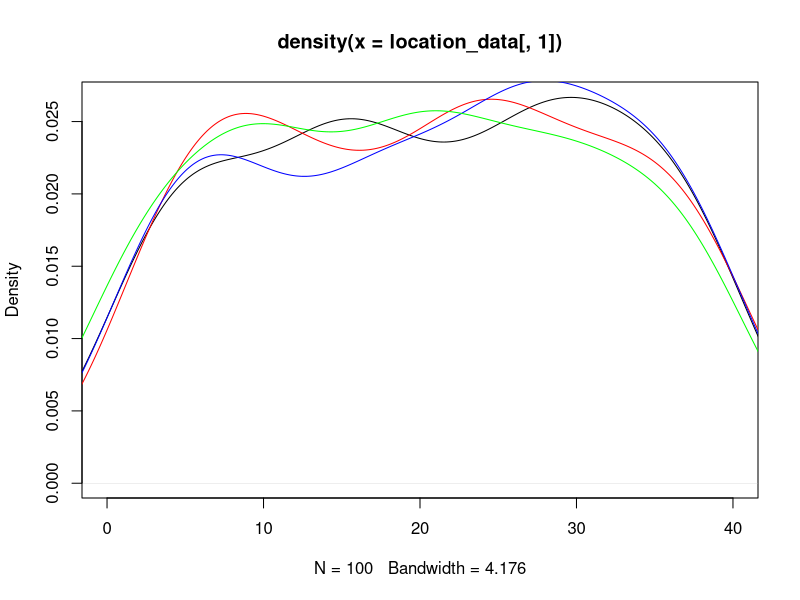
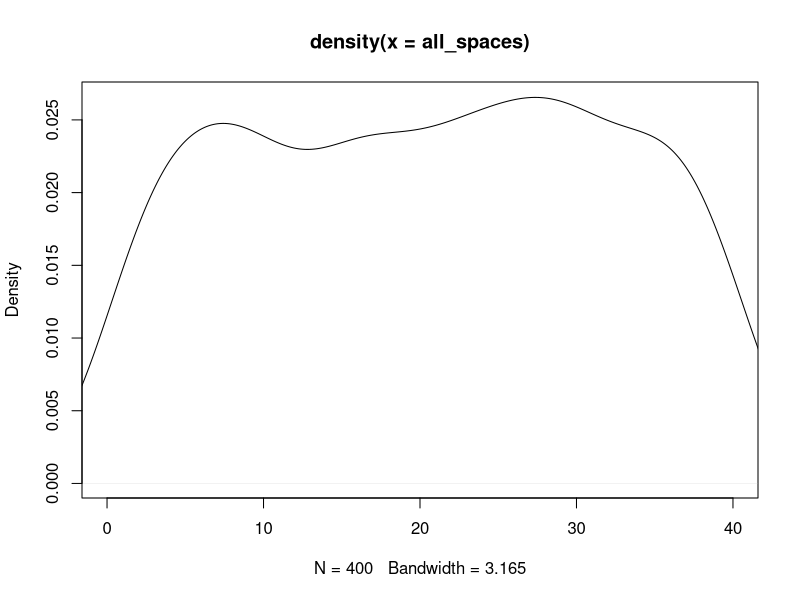
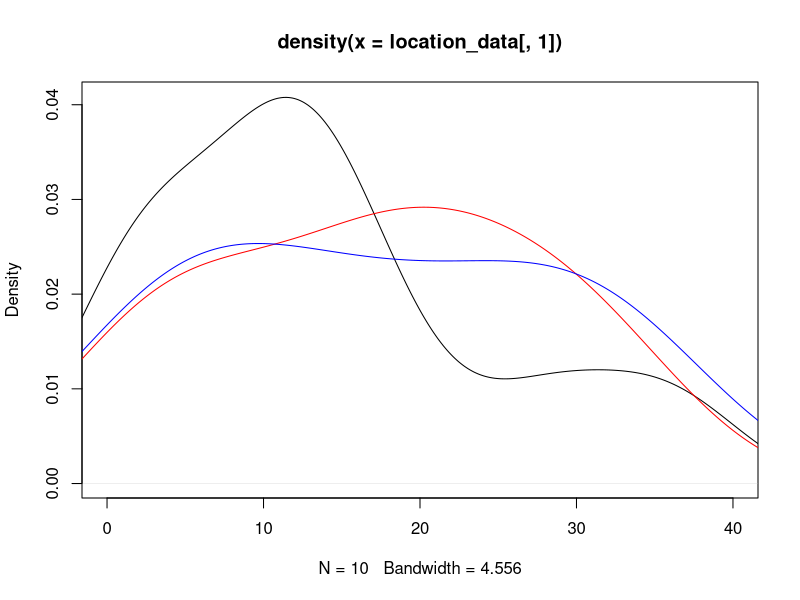
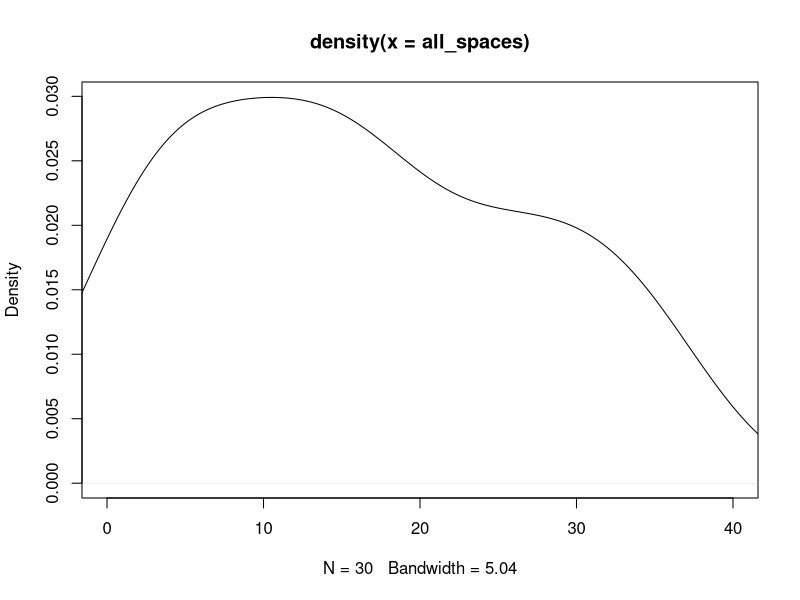

R code for these plots, in order: (Note: this script raises an error after producing the figures.)
## ---- chunk 1
knitr::opts_chunk$set(echo = TRUE)
## ---- chunk 2
#libraries
library(dplyr)
library(ggplot2)
## ---- chunk 3
#Kayleigh
##LET'S GET MOVING

monopolyBoard <- read.csv("MonopolyBoard.csv", header = T)
monopolyBoard

# Using dice rolls to determine where a player will land on the board
#input: "location"; a number 1-40; where the player is on the board
#output: the amount of spaces the player will move until they are on their new location

#note that this is only accounting for standard dice rolls, no special rules yet...

lets_move = function(location) {
  dice_roll_1 <- sample(1:6, 1, replace = TRUE)
  dice_roll_2 <- sample(1:6, 1, replace = TRUE)
  
  roll_total <- sum(dice_roll_1, dice_roll_2)
  roll_double <- dice_roll_1 == dice_roll_2
  
    location = location + roll_total
    
  if (location <= 40) {
    location = location
  } else {
    location = location - 40
  }
  
  space = monopolyBoard$name[monopolyBoard$spaces == location]
  
  print("You're moving forward...")
  print(roll_total)
  
  print("You're on space...")
  print(location)
  
  #print(space) #This prints out the name of the space that they land on. 
}

#testers
lets_move(1)
lets_move(25)
lets_move(38)
lets_move(40)



#A function to move players around the board and to play Monopoly!
#input: "turns"; the amount of turns we should take
#output: a player's new location on the board

lets_play = function(turns) {
  location = 1
  print("Starting Location: GO!")
  for (i in 1:turns) {
    location = lets_move(location)
  }
  print("You've landed on...")
  return(location)
}



lets_play(10) #tester #in this example if you look at a reference monopoly board and "walk" your way around the board with each move being the number in each output, you'll land on the space on the board corresponding to the final output (when counting "GO" as 1 and/or 40) 

#testers 
#"lets_move" and "lets_play" have both been edited to print out phrases for each roll and move to make it easier to determine how the player is moving. 
#"You're moving forward..." gives the player's roll
#"You're on space..." is the players position after 1 turn/"lets_move"
  # Later try to switch this print statement to the name of the spot that the player is on 
#"You've landed on..." gives the final location after running "lets_play" for "x" turns.
  # Later try to switch this print statement to the name of the spot that the player is on 

lets_play(3)
lets_play(10)

## ---- chunk 4
##DOUBLE DOWN

##WORK IN PROGRESS

#A function using dice rolls to determine how many spaces a player will move with the additional rules for "doubles" in Monopoly
#input: "location"; a number 1-40 where the player is on the board
#outut: the number of spaces the player will move on the board, with the special case of rolling three "doubles" and landing in jail
double_down = function(location) {
  dice_roll_1 <- sample(1:6, 1, replace = TRUE)
  dice_roll_2 <- sample(1:6, 1, replace = TRUE)
  
  roll_total <- sum(dice_roll_1, dice_roll_2)
  roll_double <- dice_roll_1 == dice_roll_2
  
  print("roll was")
  print(roll_total)
    
  if (roll_double) {
    
    dice_roll_3 <- sample(1:6, 1, replace = TRUE)
    dice_roll_4 <- sample(1:6, 1, replace = TRUE)
    
    roll_total_2 <- sum(dice_roll_3, dice_roll_4)
    roll_double_2 <- dice_roll_3 == dice_roll_4
    
    print("roll double was")
    print(roll_total_2)

    
    if (roll_double_2) {
      dice_roll_5 <- sample(1:6, 1, replace = TRUE)
      dice_roll_6 <- sample(1:6, 1, replace = TRUE)
      
      roll_total_3 <- sum(dice_roll_5, dice_roll_6)
      roll_double_3 <- dice_roll_5 == dice_roll_6
      
      print("roll double was")
      print(roll_total_3)
      
      if (roll_double_3) {
        location = 11 #Jail
        print("doubles, doubles, doubles")
        print("You're going to JAIL!")
        
      } else {
        location = location + roll_total + roll_total_2 + roll_total_3
        print("doubles, doubles, not doubles")
        print("You're moving forward...")
        print(roll_total + roll_total_2 + roll_total_3)
      }
    } else {
      location = location + roll_total + roll_total_2
      print("doubles, not doubles")
      print("You're moving forward...")
      print(roll_total+roll_total_2)
    }
  } else {
    location = location + roll_total
    print("no doubles")
    print("You're moving forward...")
    print(roll_total)
  }

    
  if (location <= 40) {
    location = location
  } else {
    location = location - 40
  }

  
  print("You're on space...")
  print(location)
}

double_down(1)
#text out in the function is kinda funky right but it's just to make sure its working right
#In final version switch all dice rolls to sample(1:6,...)

## ---- chunk 5
##CHANCE AND COMMUNITY CHEST CARDS
Card_Numbers <- c(1, 2, 3, 4, 5, 6, 7, 8, 9, 10, 11, 12, 13, 14, 15, 16)

Chance_Cards <- c("Advance to Boardwalk", "Advance to Go (Collect $200)", "Advance to Illinois Avenue. If you pass Go, collect $200", "Advance to St. Charles Place. If you pass Go, collect $200", "Advance to the nearest Railroad. If unowned, you may buy it from the Bank. If owned, pay owner twice the rental to which they are otherwise entitled", "Advance to the nearest Railroad. If unowned, you may buy it from the Bank. If owned, pay owner twice the rental to which they are otherwise entitled", "Advance token to nearest Utility. If unowned, you may buy it from the Bank. If owned, throw dice and pay owner a total ten times amount thrown", "Bank pays you dividend of $50", "Get Out of Jail Free", "Go Back 3 Spaces", "Go to Jail. Go directly to Jail, do not pass Go, do not collect $200", "Make general repairs on all your property. For each house pay $25. For each hotel pay $100", "Speeding fine $15", "Take a trip to Reading Railroad. If you pass Go, collect $200", "You have been elected Chairman of the Board. Pay each player $50", "Your building loan matures. Collect $150")

Chance <- data.frame(Chance_Cards, Card_Numbers)
Chance
##Chance cards to move a player to a new space:
  #1 -> Advance to Boardwalk (space 40)
  #2 -> Advance to Go (space 1)
  #3 -> Advance to Illinois Avenue (space 25)
  #4 -> Advance to St. Charles Place (space 12)
  #5 -> Advance to nearest Railroad (space(s) 6, 16, 26, 36)
  #6 -> Advance to nearest Railraod (space(s) 6, 16, 26, 36)
  #7 -> Advance to nearest Utility (space(s) 13, 29)
  #11 -> Go to Jail (space 11)
  #14 -> Take a trip to Reading Railroad (space 6)

Community_Chest_Cards <- c("Advance to Go (Collect $200)", "Bank error in your favor. Collect $200", "Doctor’s fee. Pay $50", "From sale of stock you get $50", "Get Out of Jail Free", "Go to Jail. Go directly to jail, do not pass Go, do not collect $200", "Holiday fund matures. Receive $100", "Income tax refund. Collect $20", "It is your birthday. Collect $10 from every player", "Life insurance matures. Collect $100", "Pay hospital fees of $100", "Pay school fees of $50", "Receive $25 consultancy fee", "You are assessed for street repair. $40 per house. $115 per hotel", "You have won second prize in a beauty contest. Collect $10", "You inherit $100")

Community_Chest <- data.frame(Community_Chest_Cards, Card_Numbers)
Community_Chest

##Community Chest Cards that move a player to a new space:
  #1 -> Advance to GO (space 1)
  #5 -> Go to Jail (space 11)

## ---- chunk 6
# heidi

#the function "who_goes_first" simulates the initial roll before the game begins in order to determine which player goes first
# input is a number of how many players are going to be playing
# output is the value of each players roll and the player that will start the game based on who had the highest roll
who_goes_first <- function(num_players){
  initial_rolls <- c()
  for (i in 1:num_players) {
    player_i_roll <- sum(sample(1:6, 2, replace=TRUE))
    initial_rolls <- c(initial_rolls, player_i_roll) # vector of every player's roll
    print(paste("Player", i, "rolled", player_i_roll))
  }
  cat("\n")
  if(sum(initial_rolls == max(initial_rolls)) >= 2){
    while (sum(initial_rolls == max(initial_rolls)) >= 2) { # if players tied for highest number
      tied_players <- which(initial_rolls==max(initial_rolls)) # identify which players tied
      print("It's a tie! Roll again")
      cat("\n")
      tie_breaker_rolls <- c()
      for (i in tied_players) { # tied players roll again
       player_i_roll2 <- sum(sample(1:6, 2, replace=TRUE))
       tie_breaker_rolls <- c(tie_breaker_rolls, player_i_roll2)
       print(paste("Player", i, "rolled", player_i_roll2))
      }
      initial_rolls <- tie_breaker_rolls
      highest_roll <- max(tie_breaker_rolls)
      highest_player2 <- tied_players[which(tie_breaker_rolls == highest_roll)]
    }
    cat("\n")
    print(paste("Player", highest_player2, "goes first!"))
  }
  else {
    highest_player <- which.max(initial_rolls) # who rolled the highest number
    print(paste("Player", highest_player, "goes first!"))
  }
}

who_goes_first(4) # test function

## ---- chunk 7
# Olivia
# Website for data: https://stat-jet-asu.github.io/Datasets/InstructorDescriptions/monopoly.html

monopolyBoard <- read.csv("MonopolyBoard.csv", header = T)
head(monopolyBoard)

# This section is for question number 2

# Kayleigh's lets_play function from above incorporating players and density plots
# uses lets_move function from above
# input: turns, # of turns to iterate through; players, number of players (2-4)
# output: density plot with a line for each player's frequency of spaces landed on 
# & density plot for the combined frequency of spaces landed on for all players

lets_play = function(turns, players) {
  location_data <- as.data.frame(matrix(nrow = turns, ncol = players))
  
for (j in 1:players) {
  location = 1
  
  for (i in 1:turns) {
    
    location = lets_move(location)
    location_data[i,j] <- location
    }
  }
  
  # creates density plot of frequency of landing on each space for each player
  plot(density(location_data[,1]), xlim = c(0,40), col = "black")
  
  colors <- c("red", "blue", "green")
  
  for (k in 2:players) {
  lines(density(location_data[,k]), col = colors[k-1]) # adds a density line for each player after the first
  }
  
  # creates density plot for total frequency landing on each space (all players spaces included)
  all_spaces <- as.vector(as.matrix(location_data))
  plot(density(all_spaces), xlim = c(0,40), col = "black")
}
lets_play(100, 4)

## ---- chunk 8
who_goes_first2 <- function(num_players){
  initial_rolls <- c()
  for (i in 1:num_players) {
    player_i_roll <- sum(sample(1:6, 2, replace=TRUE))
    initial_rolls <- c(initial_rolls, player_i_roll) # vector of every player's roll
#    print(paste("Player", i, "rolled", player_i_roll))
  }
  cat("\n")
  if(sum(initial_rolls == max(initial_rolls)) >= 2){
    while (sum(initial_rolls == max(initial_rolls)) >= 2) { # if players tied for highest number
      tied_players <- which(initial_rolls==max(initial_rolls)) # identify which players tied
#      print("It's a tie! Roll again")
#      cat("\n")
      tie_breaker_rolls <- c()
      for (i in tied_players) { # tied players roll again
       player_i_roll2 <- sum(sample(1:6, 2, replace=TRUE))
       tie_breaker_rolls <- c(tie_breaker_rolls, player_i_roll2)
#       print(paste("Player", i, "rolled", player_i_roll2))
      }
      initial_rolls <- tie_breaker_rolls
      highest_roll <- max(tie_breaker_rolls)
      highest_player2 <- tied_players[which(tie_breaker_rolls == highest_roll)]
    }
#    cat("\n")
#    print(paste("Player", highest_player2, "goes first!"))
  }
  else {
    highest_player <- which.max(initial_rolls) # who rolled the highest number
#    print(paste("Player", highest_player, "goes first!"))
#    return(highest_player)
  
    
  # creating player order
  player_order <- length(num_players)
  player_order[1] <- as.integer(highest_player)

 for (j in 2:num_players) {
    
  player_order[j] <- as.integer(player_order[j-1] + 1)
  if (player_order[j] > num_players) {
    player_order[j] <- 1
  }
 }
  print(player_order)
  }
  
  playerlist <- (list(highest_player, player_order))
  return(playerlist)
}

#who_goes_first2(4)

## ---- chunk 9
# Question number 3 -- including jail and double rolls

lets_move2 = function(location) {
  dice_roll_1 <- sample(1:6, 1, replace = TRUE)
  dice_roll_2 <- sample(1:6, 1, replace = TRUE)
  
  roll_total <- sum(dice_roll_1, dice_roll_2)
  roll_double <- dice_roll_1 == dice_roll_2
  
    location = location + roll_total # updates location to be previous location + roll total
    double3 = "false" # double3 is assigned "true" if the player double rolls 3x (as seen in if statement below), otherwise it is assigned "false" 
    
  # first double roll -> roll again
  if (roll_double == TRUE) {
    dice_roll_3 <- sample(1:6, 1, replace = TRUE)
    dice_roll_4 <- sample(1:6, 1, replace = TRUE)
    
    roll_total2 <- sum(dice_roll_3, dice_roll_4)
    roll_double2 <- dice_roll_3 == dice_roll_4
    
    location = location + roll_total2
    double3 = "false"
    
    # if player is at a location past 40, subtract 40 so they go back to the GO space at location "41"
    # this is included in each if statement below so that it applies if player has to roll again
    if (location <= 40) {
      location = location
    } else {
      location = location - 40
    }
     
      # second double roll -> roll again
      if (roll_double2 == TRUE) {
        dice_roll_5 <- sample(1:6, 1, replace = TRUE)
        dice_roll_6 <- sample(1:6, 1, replace = TRUE)
    
        roll_total3 <- sum(dice_roll_5, dice_roll_6)
        roll_double3 <- dice_roll_5 == dice_roll_6
    
        location = location + roll_total3
        double3 = "false"
        
        if (location <= 40) {
          location = location
        } else {
          location = location - 40
        }
        
        # third double roll -> go to jail
          if (roll_double3 == TRUE) {
            location = monopolyBoard$spaces[monopolyBoard$name == "Jail"]
            double3 = "true"
          }
      }
  }  
    
  if (location <= 40) {
    location = location
  } else {
    location = location - 40
  }
  
  listdata <- (list(location, double3)) # creates list for outputs "location" and "double3"
  # if you need to access location from this function, use lets_move2(location)[[1]]
  # if you need to access double3, use lets_move2(double3)[[2]]
  return(listdata)
  
}


# lets_play2 is currently set up to have each player go thru all their turns and then move onto the next player
# probably need to fix this for question 5

## ---- chunk 10

lets_play2 = function(turns, players) {
  
  
  location_data <- as.data.frame(matrix(nrow = turns, ncol = players)) # dataframe will keep data for locations of players for each turn
  double3data <- as.data.frame(matrix(nrow = turns, ncol = players)) # dataframe will say "true" if player double rolled 3x (which lands them in jail) and "false" if they didn't double roll 3x
  
    # puts players in order
    colnames(location_data) <- who_goes_first2(players)[[2]]
  
    location = 1 # each player starts at location 1
    location_data[1,] <- location
    double3 = 0 # initializing "double3" which will be later assigned a "true" or "false" based on if player double rolled 3x
  
    for (i in 2:turns) { # iterates through number of turns
      
        for (j in 1:players) { # rotates through each player
          
        location = lets_move2(location_data[i-1,j])[[1]] # takes location from lets_move2 function and assigns it to location
        location_data[i,j] <- as.integer(location) # puts location value into the dataframe of locations for each player
        double3data[i,j] <- lets_move2(double3)[[2]] # takes "true" or "false" value from double3 and adds it to double3data dataframe
        
      # deals with landing in jail from "go to jail" space and staying there for next 3 turns
      if (31 %in% location_data[i-1,j]) { # if you landed on 31 in the last turn (i-1 turn), you go to jail (space 11) for the ith turn
        location <- 11
        location_data[i,j] <- as.integer(location) # new location is 11
      } else if (11 %in% location_data[i-1,j] & 31 %in% location_data[i-2,j]) { # if you were on space 11 last turn AND you were on space 31 2 turns ago, you stay in jail (space 11) for turn i
        location <- 11
        location_data[i,j] <- as.integer(location)  
      } else if (11 %in% location_data[i-2,j] & 31 %in% location_data[i-3,j]) {
        location <- 11
        location_data[i,j] <- as.integer(location)
      }
        
      # landing in jail from 3x double roll and staying there for next 3 turns
      if (11 %in% location_data[i,j] & "true" %in% double3data[i-1,j]) { # if player's location is 11 (jail) and double3data is"true" (player double rolled 3x), player stays in jail. all 3 if/else if statements keep player in jail for the next 3 turns
        location <- 11
        location_data[i,j] <- as.integer(location)
      } else if (11 %in% location_data[i-1,j] & "true" %in% double3data[i-2,j]) { # 
        location <- 11
        location_data[i,j] <- as.integer(location)
      } else if (11 %in% location_data[i-2,j] & "true" %in% double3data[i-3,j]) {
        location <- 11
        location_data[i,j] <- as.integer(location)
      }
        
    }
  }
  print(location_data)
  
  # creates density plot of frequency of landing on each space for each player
  plot(density(location_data[,1]), xlim = c(0,40), col = "black")
  
  colors <- c("red", "blue", "green")
  
  for (k in 2:players) {
    lines(density(location_data[,k]), col = colors[k-1]) # adds a density line for each player after the first
  }
  
  # creates density plot for total frequency landing on each space (all players spaces included)
  all_spaces <- as.vector(as.matrix(location_data))
  plot(density(all_spaces), xlim = c(0,40), col = "black")
  
}
 
lets_play2(10, 3)

location_data

# how should we go about recording spaces landed on when double rolls occur?

## ---- chunk 11
# olivia (ignore this its a work in progress)
# Figure out how to have players pay and recieve money from landing on chance and community chest spaces

# $200 every time you pass go

     if(draw_card == 5){
        if(location >= 37 && location <= 5){
              location = 6
              
              
            } else if (location >= 6 && location <= 15){
                location = 16
              } else {
                if(location >= 16 && location <= 25){
                  location = 26
                } else {
                  location = 36
                }
              }
            }
  
    if(draw_card == 6){
        if(location >= 37 && location <= 5){
              location = 6
            } else {
              if (location >= 6 && location <= 15){
                location = 16
              } else {
                if(location >= 16 && location <= 25){
                  location = 26
                } else {
                  location = 36
                }
              }
            }
    }

#################



##########

# replaces NAs in rent_0 column with 0s
monopolyBoard$rent_0[is.na(monopolyBoard$rent_0) == TRUE] <- as.integer(0)

lets_play_idk = function(turns, players) {
  
  location_data <- as.data.frame(matrix(nrow = turns, ncol = players))
  double3data <- as.data.frame(matrix(nrow = turns, ncol = players))
  player_bank_data <- data.frame(matrix(nrow = 2, ncol = players))
  
    colnames(location_data) <- who_goes_first2(players)[[2]]
  
    location = 1
    location_data[1,] <- location
    double3 = 0
  
    for (i in 2:turns) {
      
        for (j in 1:players) {
          
        location = lets_move3(location_data[i-1,j])[[1]]
        location_data[i,j] <- as.integer(location)
        double3data[i,j] <- lets_move3(double3)[[2]]
        
      # deals with landing in jail from "go to jail" space and staying there for next 3 turns
      if (31 %in% location_data[i-1,j]) { # if you land on 31 (go to jail), next location is in jail (space 11)
        location <- 11
        location_data[i,j] <- as.integer(location)
      } else if (11 %in% location_data[i-1,j] & 31 %in% location_data[i-2,j]) {
        location <- 11
        location_data[i,j] <- as.integer(location)
      } else if (11 %in% location_data[i-2,j] & 31 %in% location_data[i-3,j]) {
        location <- 11
        location_data[i,j] <- as.integer(location)
      }
        
      # landing in jail from 3x double roll and staying there for next 3 turns
      if (11 %in% location_data[i,j] & "true" %in% double3data[i-1,j]) { # "true" means player double rolled 3x -> jail
        location <- 11
        location_data[i,j] <- as.integer(location)
      } else if (11 %in% location_data[i-1,j] & "true" %in% double3data[i-2,j]) { # 
        location <- 11
        location_data[i,j] <- as.integer(location)
      } else if (11 %in% location_data[i-2,j] & "true" %in% double3data[i-3,j]) {
        location <- 11
        location_data[i,j] <- as.integer(location)
      }

        
      # updating banks when players land on each others properties
      if(location %in% c(2, 4, 6, 7, 9, 10, 12, 13, 14, 15, 16, 17, 19, 20, 22, 24, 25, 26, 27, 28, 29, 30, 32, 33, 35, 36, 38, 40)) {
            
      location = location
      spot <- which(Property_Statuses$Space == location)
      cost <- which(monopolyBoard$spaces == location)
      owned_by_player <- Property_Statuses$Owned_By_Player[spot]
        
      The_Players$Player_Bank[owned_by_player] <- The_Players$Player_Bank[owned_by_player] + monopolyBoard$rent_0[cost]
      The_Players$Player_Bank[j] <- The_Players$Player_Bank[j] - monopolyBoard$rent_0[cost]
      }
      
      # if location is chance, update amount
        
        
        
 #     if (location %in% chance$space) {
 #     The_Players$Player_Bank[j] <- chance$amount
 #     }
        
    }
  }
  print(location_data)
  print(double3data)
  print(The_Players)
  
  # creates density plot of frequency of landing on each space for each player
  plot(density(location_data[,1]), xlim = c(0,40), col = "black")
  
  plot(location_data[,1], xlim= c(0,40), col="black", type="h", xlab="Spaces", ylab="Frequency", main="Frequency of Landing on Each Space for Each Player")
  
  colors <- c("red", "blue", "green")
  
  for (k in 2:players) {
    lines(density(location_data[,k]), col = colors[k-1]) # adds a density line for each player after the first
  }
  
  # creates density plot for total frequency landing on each space (all players spaces included)
  all_spaces <- as.vector(as.matrix(location_data))
  plot(density(all_spaces), xlim = c(0,40), col = "black")
 
}

lets_play_idk(10, 4)

## ---- chunk 12
#4 - Kayleigh and Maddie 
#Chance - spaces 8, 23, 37
#Community Chest - spaces 3, 18, 34
Chance

Drawing_Chance = function(location) {
  location = location
  draw_card <- sample(1:16, 1, replace = TRUE)
  player_card <- Chance$Chance_Cards[draw_card]
  print(player_card)

  
      if(draw_card == 1) {
        location = 1
      }
      
      if(draw_card == 2) {
        location = 1
      }
      
      if(draw_card == 3) {
        location = 25
      }
  
      if(draw_card == 4){
        location = 12
      }
  
      if(draw_card == 5){
        if(location >= 37 && location <= 5){
              location = 6
            } else {
              if (location >= 6 && location <= 15){
                location = 16
              } else {
                if(location >= 16 && location <= 25){
                  location = 26
                } else {
                  location = 36
                }
              }
            }
    }
  
    if(draw_card == 6){
        if(location >= 37 && location <= 5){
              location = 6
            } else {
              if (location >= 6 && location <= 15){
                location = 16
              } else {
                if(location >= 16 && location <= 25){
                  location = 26
                } else {
                  location = 36
                }
              }
            }
    }
  
    if(draw_card == 7){
        if(location >= 29 && location <= 12){
              location = 13
            } else {
              location = 29
    }
  }
  
    if(draw_card == 11) {
      location = 11
    }
  
    if(draw_card == 14) {
      location = 6
    }
  
    if(draw_card == 10) {
      location = location - 3
    }
  
    location = location
    return(location)
}

Drawing_Chance(8)
Drawing_Chance(23)
Drawing_Chance(37)

Drawing_Community_Chest = function(location) {
  location = location
  draw_card_chest <- sample(1:16, 1, replace = TRUE)
  player_card_chest <- Community_Chest$Community_Chest_Cards[draw_card_chest]
  print(player_card_chest)
  print(location)
  
  if (draw_card_chest == 1) {
    location = 1
  } else {
    if (draw_card_chest == 6) {
    location = 11
    } else {
      location = location
    }
  
  }
  
  location = location 
  return(location)
}

Drawing_Community_Chest(3)
Drawing_Community_Chest(18)
Drawing_Community_Chest(34)

lets_move3 = function(location) {
  dice_roll_1 <- sample(1:6, 1, replace = TRUE)
  dice_roll_2 <- sample(1:6, 1, replace = TRUE)
  
  roll_total <- sum(dice_roll_1, dice_roll_2)
  roll_double <- dice_roll_1 == dice_roll_2
  
    location = location + roll_total
    double3 = "false"
  
  print("your roll total is...")
  print(roll_total)

  if (location <= 40) {
      location = location
  } else {
      location = location - 40
  }
   
  print("your location is...")
  print(location)
  
  if(location == 8 || location == 23 || location == 27) {
    location = Drawing_Chance(location)
    print("your location is...")
    print(location)
  }
  
  if(location == 3 || location == 18 || location == 34) {
    location = Drawing_Community_Chest(location)
    print("your location is...")
    print(location)
  }
    
  # first double roll -> roll again
  if (roll_double == TRUE) {
    dice_roll_3 <- sample(1:6, 1, replace = TRUE)
    dice_roll_4 <- sample(1:6, 1, replace = TRUE)
    
    roll_total2 <- sum(dice_roll_3, dice_roll_4)
    roll_double2 <- dice_roll_3 == dice_roll_4
    
    location = location + roll_total2
    double3 = "false"
    print("1 double")
    
    if (location <= 40) {
      location = location
    } else {
      location = location - 40
    }
    
    
    if(location == 8 || location == 23 || location == 27) {
    location = Drawing_Chance(location)
    }
  
  if(location == 3 || location == 18 || location == 34) {
    location = Drawing_Community_Chest(location)
    }
     
      # second double roll -> roll again
      if (roll_double2 == TRUE) {
        dice_roll_5 <- sample(1:6, 1, replace = TRUE)
        dice_roll_6 <- sample(1:6, 1, replace = TRUE)
    
        roll_total3 <- sum(dice_roll_5, dice_roll_6)
        roll_double3 <- dice_roll_5 == dice_roll_6
    
        location = location + roll_total3
        double3 = "false"
        print("2 doubles")
        
        if (location <= 40) {
          location = location
        } else {
          location = location - 40
        }
        
        if(location == 8 || location == 23 || location == 27) {
          location = Drawing_Chance(location)
        }
  
        if(location == 3 || location == 18 || location == 34) {
          location = Drawing_Community_Chest(location)
         
        }
        
        # third double roll -> go to jail
          if (roll_double3 == TRUE) {
            location = monopolyBoard$spaces[monopolyBoard$name == "Jail"]
            double3 = "true"
            print("three doubles")
          }
      }
  }  
   
  location = location 
  
  print("your location is...")
  print(location)
  listdata <- (list(location, double3))
  return(listdata)
  
}

lets_move3(1)


lets_play3 = function(turns, players) {
  
  location_data <- as.data.frame(matrix(nrow = turns, ncol = players))
  double3data <- as.data.frame(matrix(nrow = turns, ncol = players))
  
    colnames(location_data) <- who_goes_first2(players)[[2]]
  
    location = 1
    location_data[1,] <- location
    double3 = 0
  
    for (i in 2:turns) {
      
        for (j in 1:players) {
          
        location = lets_move3(location_data[i-1,j])[[1]]
        location_data[i,j] <- as.integer(location)
        double3data[i,j] <- lets_move3(double3)[[2]]
        
      # deals with landing in jail from "go to jail" space and staying there for next 3 turns
      if (31 %in% location_data[i-1,j]) { # if you land on 31 (go to jail), next location is in jail (space 11)
        location <- 11
        location_data[i,j] <- as.integer(location)
      } else if (11 %in% location_data[i-1,j] & 31 %in% location_data[i-2,j]) {
        location <- 11
        location_data[i,j] <- as.integer(location)
      } else if (11 %in% location_data[i-2,j] & 31 %in% location_data[i-3,j]) {
        location <- 11
        location_data[i,j] <- as.integer(location)
      }
        
      # landing in jail from 3x double roll and staying there for next 3 turns
      if (11 %in% location_data[i,j] & "true" %in% double3data[i-1,j]) { # "true" means player double rolled 3x -> jail
        location <- 11
        location_data[i,j] <- as.integer(location)
      } else if (11 %in% location_data[i-1,j] & "true" %in% double3data[i-2,j]) { # 
        location <- 11
        location_data[i,j] <- as.integer(location)
      } else if (11 %in% location_data[i-2,j] & "true" %in% double3data[i-3,j]) {
        location <- 11
        location_data[i,j] <- as.integer(location)
      }
        
    }
  }
  print(location_data)
  print(double3data)


  
  # creates density plot of frequency of landing on each space for each player
  plot(density(location_data[,1]), xlim = c(0,40), col = "black")
  
  plot(location_data[,1], xlim= c(0,40), col="black", type="h", xlab="Spaces", ylab="Frequency", main="Frequency of Landing on Each Space for Each Player")
  
  colors <- c("red", "blue", "green")
  
  for (k in 2:players) {
    lines(density(location_data[,k]), col = colors[k-1]) # adds a density line for each player after the first
  }
  
  # creates density plot for total frequency landing on each space (all players spaces included)
  all_spaces <- as.vector(as.matrix(location_data))
  plot(density(all_spaces), xlim = c(0,40), col = "black")
  
}


lets_play3(100, 4)

## ---- chunk 13

#use lets_move2 for freq plot

 
## ---- chunk 14
#hello
dice_roll <- sum(sample(1:6, 2, replace = TRUE))
dice_roll

Drawing_Chance = function(location) {
  location = location
  draw_card <- sample(1:16, 1, replace = TRUE)
  player_card <- Chance$Chance_Cards[draw_card]
  print(player_card)

  
      if(draw_card == 1) {
        location = 1
      }
      
      if(draw_card == 2) {
        location = 1
        Player_Bank = Player_Bank + 200
      }
      
      if(draw_card == 3) {
        if(location > 25){
          Player_Bank = Player_Bank + 200
        }else{
          Player_Bank = Player_Bank
    }
        location = 25
      }
  
      if(draw_card == 4){
        if(location > 13 ){
          Player_Bank = Player_Bank + 200
        }else{
          Player_Bank = Player_Bank
    }
        location = 12
      }
  
      if(draw_card == 5){
        if(location >= 37 && location <= 5){
              location = 6
            } else {
              if (location >= 6 && location <= 15){
                location = 16
              } else {
                if(location >= 16 && location <= 25){
                  location = 26
                } else {
                  location = 36
                }
              }
            }
    }
  
    if(draw_card == 6){
        if(location >= 37 && location <= 5){
              location = 6
            } else {
              if (location >= 6 && location <= 15){
                location = 16
              } else {
                if(location >= 16 && location <= 25){
                  location = 26
                } else {
                  location = 36
                }
              }
            }
    }
  
    if(draw_card == 7){
        if(location >= 29 && location <= 12){
              location = 13
            } else {
              location = 29
    }
    }
  
    if(draw_card == 8){
      Player_Bank = Player_Bank + 50
    }
  
    if(draw_card == 10) {
      location = location - 3
    }
  
    if(draw_card == 11) {
      location = 11
    }
  
    if(draw_card == 13){
      Player_Bank = Player_Bank - 15
    }
  
    if(draw_card == 14) {
      if(location > 6){
        Player_Bank = Player_Bank + 200
      }else{
        Player_Bank = Player_Bank
    }
      location = 6
    }
  
    if(draw_card == 16){
      Player_Bank = Player_Bank + 150
    }
  
   
    location = location
    return(location)
}

Drawing_Community_Chest = function(location) {
  location = location
  draw_card_chest <- sample(1:16, 1, replace = TRUE)
  player_card_chest <- Community_Chest$Community_Chest_Cards[draw_card_chest]
  print(player_card_chest)
  print(location)
  
  
  if (draw_card_chest == 1) {
    location = 1
    Player_Bank = Player_Bank + 200
  }
  
  #Bank error in your favor. Collect $200
  if(draw_card_chest == 2){
    Player_Bank = Player_Bank + 200
  }
  
  #Doctor’s fee. Pay $50
  if(draw_card_chest == 3){
    Player_Bank = Player_Bank - 50
  }
  
  #From sale of stock you get $50
  if(draw_card_chest == 4){
    Player_Bank = Player_Bank + 50
  }
  
  if(draw_card_chest == 6) {
    location = 11
  }
  
  #Holiday fund matures. Receive $100
  if(draw_card_chest == 7){
    Player_Bank = Player_Bank + 100
  }
  
  #Income tax refund. Collect $20
  if(draw_card_chest == 8){
    Player_Bank = Player_Bank + 20
  }
  
  #Life insurance matures. Collect $100
  if(draw_card_chest == 10){
    Player_Bank = Player_Bank + 100
  }
  
  #Pay hospital fees of $100
  if(draw_card_chest == 11){
    Player_Bank = Player_Bank - 100
  }
  
  #Pay school fees of $50
  if(draw_card_chest == 12){
    Player_Bank = Player_Bank - 50
  }
  
  #Receive $25 consultancy fee
  if(draw_card_chest == 13){
    Player_Bank = Player_Bank + 25
  }
  
  #You have won second prize in a beauty contest. Collect $10
  if(draw_card_chest == 15){
    Player_Bank = Player_Bank + 10
  }
  
  #You inherit $100
  if(draw_card_chest == 16){
    Player_Bank = Player_Bank + 100
  }
  
  location = location 
  return(location)
}

Drawing_Community_Chest(10) # test

Chance
Community_Chest
## ---- chunk 15
library(tidyverse)
## ---- chunk 16
Players <- c("Player 1", "Player 2", "Player 3", "Player 4")
Player_Bank <- c(1250, 1250, 1250, 1250)
The_Players <- data.frame(Players, Player_Bank)

Property <- c("Mediterranean", "Baltic", "Reading Railroad", "Oriental", "Vermot", "Connecticut", "St. Charles", "Electric Company", "States", "Virginia", "Pennsylvania Railroad", "St. James", "Tennessee", "New York", "Kentucky", "Indiana", "Illinios", "B&O Railroad", "Atlantic", "Ventnor", "Water Works", "Marvin Gardens", "Pacific", "N. Carolina", "Pennsylvania", "Short Line Railroad", "Park Place", "Boardwalk")
Owned_By_Player <- sample(1:4, 28, replace = TRUE)
Space <- c(2, 4, 6, 7, 9, 10, 12, 13, 14, 15, 16, 17, 19, 20, 22, 24, 25, 26, 27, 28, 29, 30, 32, 33, 35, 36, 38, 40)
Property_Statuses <- data.frame(Property, Space, Owned_By_Player)
Property_Statuses

lets_move3 = function(location) {
  dice_roll_1 <- sample(1:6, 1, replace = TRUE)
  dice_roll_2 <- sample(1:6, 1, replace = TRUE)
  
  roll_total <- sum(dice_roll_1, dice_roll_2)
  roll_double <- dice_roll_1 == dice_roll_2
  
    location = location + roll_total
    double3 = "false"


  if (location <= 40) {
      location = location
  } else {
      location = location - 40
  }

  if(location == 8 || location == 23 || location == 27) {
    location = Drawing_Chance(location)

  }
  
  if(location == 3 || location == 18 || location == 34) {
    location = Drawing_Community_Chest(location)

  }

  # first double roll -> roll again
  if (roll_double == TRUE) {
    dice_roll_3 <- sample(1:6, 1, replace = TRUE)
    dice_roll_4 <- sample(1:6, 1, replace = TRUE)
    
    roll_total2 <- sum(dice_roll_3, dice_roll_4)
    roll_double2 <- dice_roll_3 == dice_roll_4
    
    location = location + roll_total2
    double3 = "false"

    
    if (location <= 40) {
      location = location
    } else {
      location = location - 40
    }
    
    
    if(location == 8 || location == 23 || location == 27) {
    location = Drawing_Chance(location)
    }
  
  if(location == 3 || location == 18 || location == 34) {
    location = Drawing_Community_Chest(location)
    }
    
      # second double roll -> roll again
      if (roll_double2 == TRUE) {
        dice_roll_5 <- sample(1:6, 1, replace = TRUE)
        dice_roll_6 <- sample(1:6, 1, replace = TRUE)
    
        roll_total3 <- sum(dice_roll_5, dice_roll_6)
        roll_double3 <- dice_roll_5 == dice_roll_6
    
        location = location + roll_total3
        double3 = "false"
        
        if (location <= 40) {
          location = location
        } else {
          location = location - 40
        }
        
        if(location == 8 || location == 23 || location == 27) {
          location = Drawing_Chance(location)
        }
  
        if(location == 3 || location == 18 || location == 34) {
          location = Drawing_Community_Chest(location)
         
        }
        
        # third double roll -> go to jail
          if (roll_double3 == TRUE) {
            location = monopolyBoard$spaces[monopolyBoard$name == "Jail"]
            double3 = "true"
          }
      }
  }  
   
  location = location 
}

lets_move3(2)


lets_play4 = function(turns, players) {
  
  location_data <- as.data.frame(matrix(nrow = turns, ncol = players))
  double3data <- as.data.frame(matrix(nrow = turns, ncol = players))
  players_banks <- as.data.frame(matrix(nrow = turns, ncol = players))

print(Property_Statuses)

  for (j in 1:players) {
    location = 1
    double3 = 0
    
    
    for (i in 1:turns) {
        print("player")
        print(j)
        location = lets_move3(location)[[1]]
        location_data[i,j] <- as.integer(location)
        double3data[i,j] <- lets_move3(double3)[[2]]

                
      # deals with landing in jail from "go to jail" space and staying there for next 3 turns
      if (31 %in% location_data[i-1,j]) { # if you land on 31 (go to jail), next location is in jail (space 11)
        location <- 11
        location_data[i,j] <- as.integer(location)
      } else if (11 %in% location_data[i-1,j] & 31 %in% location_data[i-2,j]) {
        location <- 11
        location_data[i,j] <- as.integer(location)
      } else if (11 %in% location_data[i-2,j] & 31 %in% location_data[i-3,j]) {
        location <- 11
        location_data[i,j] <- as.integer(location)
      }
        
      # landing in jail from 3x double roll and staying there for next 3 turns
      if (11 %in% location_data[i,j] & "true" %in% double3data[i-1,j]) { # "true" means player double rolled 3x -> jail
        location <- 11
        location_data[i,j] <- as.integer(location)
      } else if (11 %in% location_data[i-1,j] & "true" %in% double3data[i-2,j]) { # 
        location <- 11
        location_data[i,j] <- as.integer(location)
      } else if (11 %in% location_data[i-2,j] & "true" %in% double3data[i-3,j]) {
        location <- 11
        location_data[i,j] <- as.integer(location)
      }
  
      
    }
  }
  
print(location_data)
return(The_Players)

}

lets_play4(1,4)
## ---- chunk 17
monopolyBoard
Players <- c("Player 1", "Player 2", "Player 3", "Player 4")
Player_Bank <- c(1250, 1250, 1250, 1250)
The_Players <- data.frame(Players, Player_Bank)

Property <- c("Mediterranean", "Baltic", "Reading Railroad", "Oriental", "Vermot", "Connecticut", "St. Charles", "Electric Company", "States", "Virginia", "Pennsylvania Railroad", "St. James", "Tennessee", "New York", "Kentucky", "Indiana", "Illinios", "B&O Railroad", "Atlantic", "Ventnor", "Water Works", "Marvin Gardens", "Pacific", "N. Carolina", "Pennsylvania", "Short Line Railroad", "Park Place", "Boardwalk")
Owned_By_Player <- sample(1:4, 28, replace = TRUE)
Space <- c(2, 4, 6, 7, 9, 10, 12, 13, 14, 15, 16, 17, 19, 20, 22, 24, 25, 26, 27, 28, 29, 30, 32, 33, 35, 36, 38, 40)
Property_Statuses <- data.frame(Property, Space, Owned_By_Player)
Property_Statuses


Updating_Player_Bank <- function(location, j) {
  if(location == 2 || location == 4 || location == 6 || location == 7 || location == 9 || location == 10 || location == 12 || location == 13 || location == 14 || location == 15 || location == 16 || location == 17 || location == 19 || location == 20 || location == 22 || location == 24 || location == 25 || location == 26 || location == 27 || location == 28 || location == 29 || location == 30 || location == 32 || location == 33 || location == 35 || location == 36 || location == 38 || location == 40){
    location = location
    spot <- which(Property_Statuses$Space == location)
    cost <- which(monopolyBoard$spaces == location)
    owned_by_player <- Property_Statuses$Owned_By_Player[spot]
    The_Players$Player_Bank[owned_by_player] <- The_Players$Player_Bank[owned_by_player] + monopolyBoard$cost[cost]
    The_Players$Player_Bank[owned_by_player]
    The_Players
    
    The_Players$Player_Bank[owned_by_player] <- The_Players$Player_Bank[owned_by_player] + monopolyBoard$rent_0[cost]
    
    The_Players$Player_Bank[j] <- The_Players$Player_Bank[j] - monopolyBoard$rent_0[cost]
    
    return(The_Players)

  }
}

Updating_Player_Bank(12, 3)
## ---- chunk 18
lets_move4 = function(location) {
  dice_roll_1 <- sample(1:6, 1, replace = TRUE)
  dice_roll_2 <- sample(1:6, 1, replace = TRUE)
  
  roll_total <- sum(dice_roll_1, dice_roll_2)
  roll_double <- dice_roll_1 == dice_roll_2
  
    location = location + roll_total
    double3 = "false"
    
    j=2

  if (location <= 40) {
      location = location
      Updating_Player_Bank(location, j)
  } else {
      location = location - 40
      Updating_Player_Bank(location, j)
  }


  if(location == 8 || location == 23 || location == 27) {
    location = Drawing_Chance(location)
    Updating_Player_Bank(location, j)

  }
  
  if(location == 3 || location == 18 || location == 34) {
    location = Drawing_Community_Chest(location)
    Updating_Player_Bank(location, j)

  }


  # first double roll -> roll again
  if (roll_double == TRUE) {
    dice_roll_3 <- sample(1:6, 1, replace = TRUE)
    dice_roll_4 <- sample(1:6, 1, replace = TRUE)
    
    roll_total2 <- sum(dice_roll_3, dice_roll_4)
    roll_double2 <- dice_roll_3 == dice_roll_4
    
    location = location + roll_total2
    double3 = "false"

    
    if (location <= 40) {
      location = location
      Updating_Player_Bank(location, j)
      
    } else {
      location = location - 40
      Updating_Player_Bank(location, j)
    }
    
    
    if(location == 8 || location == 23 || location == 27) {
    location = Drawing_Chance(location)
    Updating_Player_Bank(location, j)
    }
  
  if(location == 3 || location == 18 || location == 34) {
    location = Drawing_Community_Chest(location)
    Updating_Player_Bank(location, j)
    }

    
      # second double roll -> roll again
      if (roll_double2 == TRUE) {
        dice_roll_5 <- sample(1:6, 1, replace = TRUE)
        dice_roll_6 <- sample(1:6, 1, replace = TRUE)
    
        roll_total3 <- sum(dice_roll_5, dice_roll_6)
        roll_double3 <- dice_roll_5 == dice_roll_6
    
        location = location + roll_total3
        double3 = "false"
        
        if (location <= 40) {
          location = location
          Updating_Player_Bank(location, j)
        } else {
          location = location - 40
          Updating_Player_Bank(location, j)
        }
        
        if(location == 8 || location == 23 || location == 27) {
          location = Drawing_Chance(location)
          Updating_Player_Bank(location, j)
        }
  
        if(location == 3 || location == 18 || location == 34) {
          location = Drawing_Community_Chest(location)
          Updating_Player_Bank(location, j)
         
        }

        
        # third double roll -> go to jail
          if (roll_double3 == TRUE) {
            location = monopolyBoard$spaces[monopolyBoard$name == "Jail"]
            double3 = "true"
          }
      }
  }  
   
  location = location 
  
  listdata <- (list(location, double3))
  return(listdata)
  return(Updating_Player_Bank(location, j))
  
}

lets_move4(12)
lets_move4(Updating_Player_Bank())
## ---- chunk 19

lets_play4 = function(turns, players) {
  
  location_data <- as.data.frame(matrix(nrow = turns, ncol = players))
  double3data <- as.data.frame(matrix(nrow = turns, ncol = players))
  
    colnames(location_data) <- who_goes_first2(players)[[2]]
  
    location = 1
    location_data[1,] <- location
    double3 = 0
  
    for (i in 2:turns) {
      
        for (j in 1:players) {
          
        location = lets_move4(location_data[i-1,j])[[1]]
        location_data[i,j] <- as.integer(location)
        double3data[i,j] <- lets_move4(double3)[[2]]
        print(j)
        
      # deals with landing in jail from "go to jail" space and staying there for next 3 turns
      if (31 %in% location_data[i-1,j]) { # if you land on 31 (go to jail), next location is in jail (space 11)
        location <- 11
        location_data[i,j] <- as.integer(location)
      } else if (11 %in% location_data[i-1,j] & 31 %in% location_data[i-2,j]) {
        location <- 11
        location_data[i,j] <- as.integer(location)
      } else if (11 %in% location_data[i-2,j] & 31 %in% location_data[i-3,j]) {
        location <- 11
        location_data[i,j] <- as.integer(location)
      }
        
      # landing in jail from 3x double roll and staying there for next 3 turns
      if (11 %in% location_data[i,j] & "true" %in% double3data[i-1,j]) { # "true" means player double rolled 3x -> jail
        location <- 11
        location_data[i,j] <- as.integer(location)
      } else if (11 %in% location_data[i-1,j] & "true" %in% double3data[i-2,j]) { # 
        location <- 11
        location_data[i,j] <- as.integer(location)
      } else if (11 %in% location_data[i-2,j] & "true" %in% double3data[i-3,j]) {
        location <- 11
        location_data[i,j] <- as.integer(location)
      }
        
    }
    }
    
  print(location_data)
  print(double3data)
  print(The_Players)
    
  # creates density plot of frequency of landing on each space for each player
  plot(density(location_data[,1]), xlim = c(0,40), col = "black")
  plot(location_data[,1], xlim= c(0,40), col="black", type="h", xlab="Spaces", ylab="Frequency", main="Frequency of Landing on Each Space for Each Player")
  
  colors <- c("red", "blue", "green")
  
  for (k in 2:players) {
    lines(density(location_data[,k]), col = colors[k-1]) # adds a density line for each player after the first
  }
  
  # creates density plot for total frequency landing on each space (all players spaces included)
  all_spaces <- as.vector(as.matrix(location_data))
  plot(density(all_spaces), xlim = c(0,40), col = "black")

}

lets_play4(10, 4)
